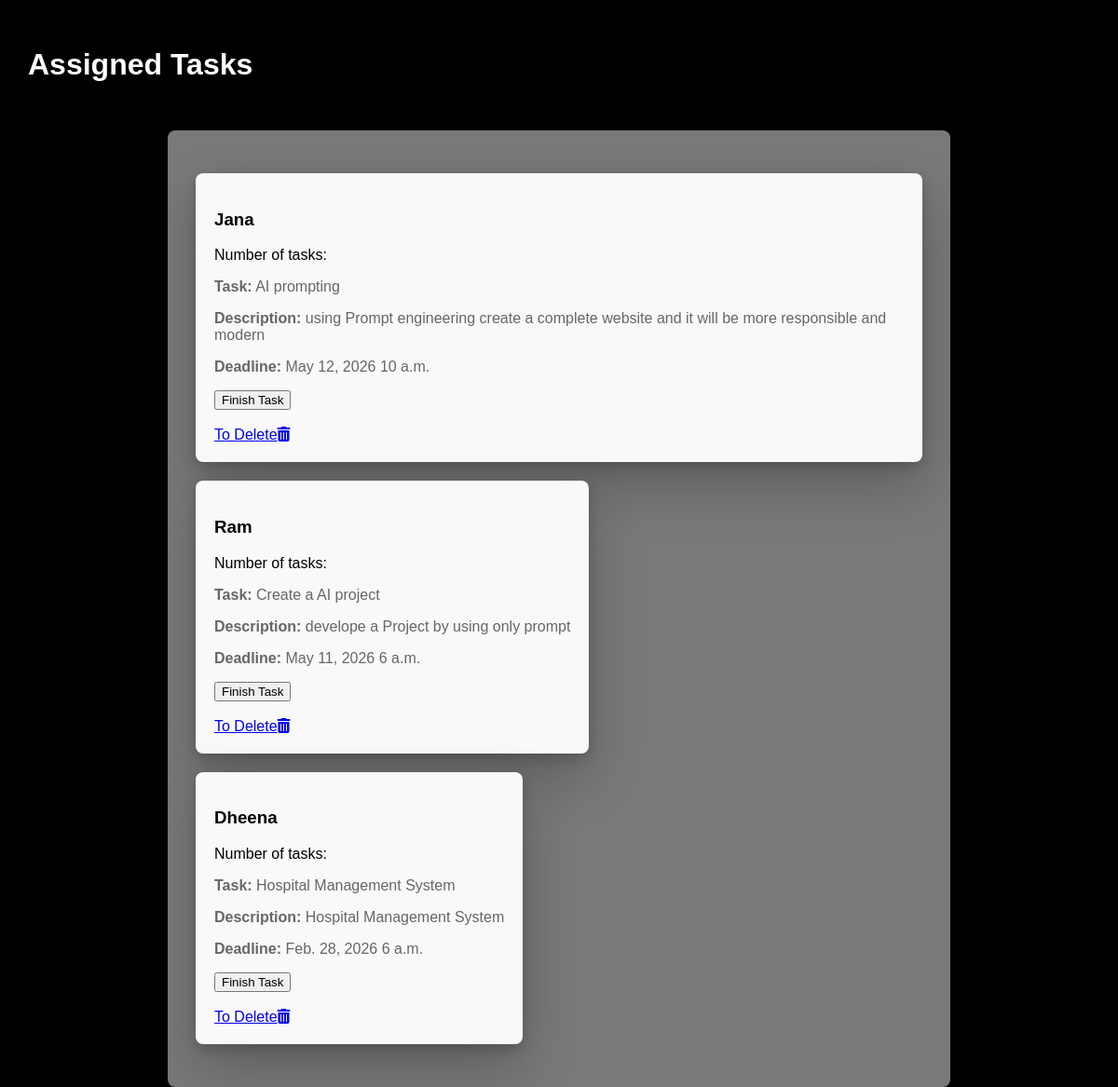
The page /AdminDashboard/assigned-tasks/ on the database as committed earlier.
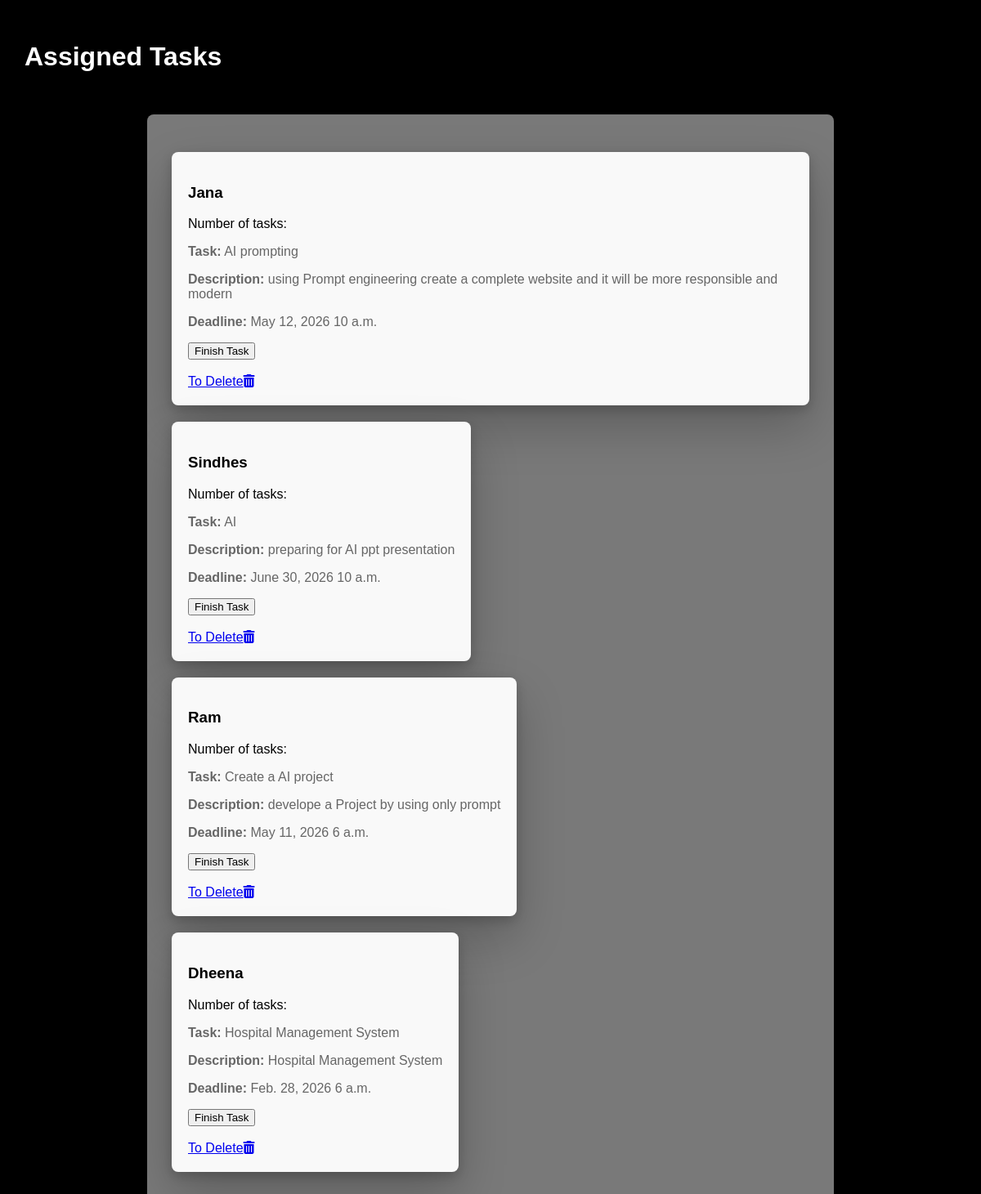
The same page on the database as committed later.
### TaskApp/models.py (models this page shows, shortened)
class Employee(models.Model):
    name = models.CharField(max_length=100)
    department = models.CharField(max_length=100)
    employee_id = models.IntegerField(unique=True, null=True)
    address = models.CharField(max_length=100)
    contact_number = models.CharField(max_length=15)
    destination = models.CharField(max_length=100, blank=True, null=True)
    date_of_birth = models.DateField(null=True, blank=True)
    date_of_joining = models.DateField(null=True, blank=True)
    email = models.EmailField(unique=False)
    newemail = models.EmailField(null=True)
    password = models.CharField(max_length=100)
    designation = models.CharField(max_length=100, blank=True, null=True)
    description = models.TextField(blank=True, null=True)
    picture = models.ImageField(
        upload_to='employee_pictures/', blank=True, null=True)

class Task(models.Model):
    PRIORITY_CHOICES = [
        ('Low', 'Low'),
        ('Medium', 'Medium'),
        ('High', 'High'),
    ]
    CATEGORY_CHOICES = [
        ('Work', 'Work'),
        ('Personal', 'Personal'),
        ('Errands', 'Errands'),
    ]
    title = models.CharField(max_length=100)
    description = models.TextField()
    assigned_to = models.ForeignKey(Employee, on_delete=models.CASCADE)
    deadline_date = models.DateField()
    deadline_time = models.TimeField()
    email = models.EmailField()
    created_at = models.DateTimeField(default=timezone.now)
    priority = models.CharField(max_length=10, choices=PRIORITY_CHOICES, default='Medium')
    category = models.CharField(max_length=20, choices=CATEGORY_CHOICES, default='Work')

### TaskApp/views.py (the view)
# urls.py: path('AdminDashboard/assigned-tasks/', views.assigned_tasks, name='assigned_tasks'),
def assigned_tasks(request):
    employees_with_tasks = Employee.objects.filter(
        task__isnull=False).distinct()
    return render(request, 'taskemployeelist.html', {'employees': employees_with_tasks})

### TaskApp/templates/taskemployeelist.html (shortened to what this page needs)
<!DOCTYPE html>
<html lang="en">
<head>
    <link rel="stylesheet" href="/static/css/taskemployeelist.css">
    <link rel="stylesheet" href="https://cdnjs.cloudflare.com/ajax/libs/font-awesome/6.0.0-beta3/css/all.min.css">
</head>
<body>
    <h1>Assigned Tasks</h1>
<div class="container">
    <ul class="task-list">
        {% for employee in employees %}
        <li>
            <h3>{{ employee.name }}</h3>
            <p>Number of tasks: {{ employee.task_count }}</p>
            <div class="task-details">
                {% for task in employee.task_set.all %}
                <form method="post" action="{% url 'mark_task_finished' task.id employee.email %}">
                    <p><strong>Task:</strong> {{ task.title }}</p>
                    <p><strong>Description:</strong> {{ task.description }}</p>
                    <p><strong>Deadline:</strong> {{ task.deadline_date }} {{ task.deadline_time }}</p>
                    <button type="submit">Finish Task</button><br><br>
                    <a href="{% url 'delete_task' task.pk %}" class="delete-icon"> To Delete<i class="fas fa-trash-alt"></i></a>
                </form>
                {% endfor %}
            </div>
        </li>
        {% endfor %}
    </ul>
</div>
</body>
</html>

Rows that differ between the two databases and show on the page:
now on this page (row unchanged): Employee: name "Sindhes"
added Task: title "AI", description "preparing for AI ppt presentation", deadline_date "June 30, 2026", deadline_time "10 a.m.", shown under "Sindhes"
